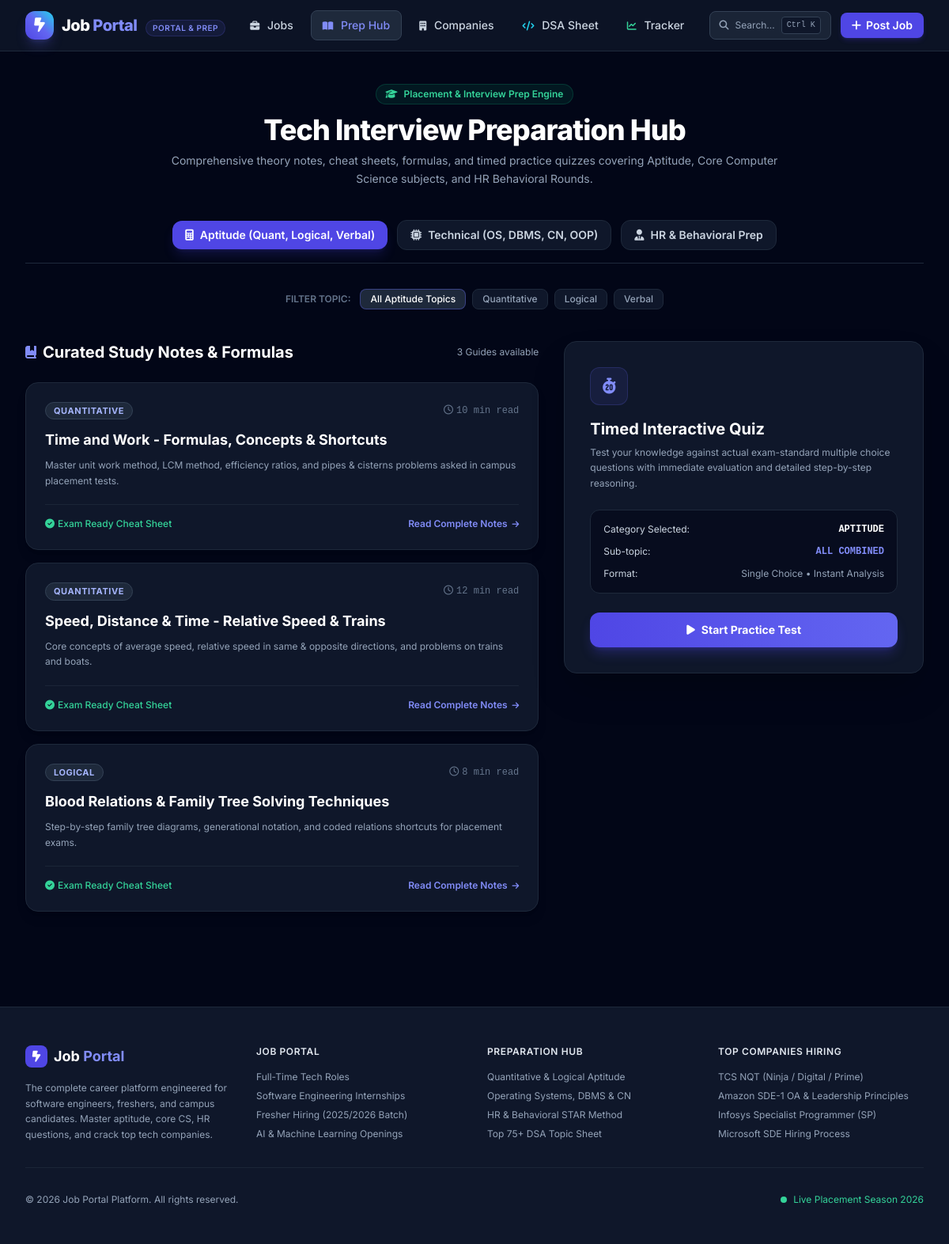
Page /prep on the committed database.
### models.py (models this page shows, shortened)
class PrepTopic(db.Model):
    __tablename__ = 'prep_topics'
    id = db.Column(db.Integer, primary_key=True)
    category = db.Column(db.String(50), nullable=False) # aptitude, technical, hr
    sub_category = db.Column(db.String(50), nullable=False) # quantitative, logical, verbal, os, dbms, cn, oop, hr-common
    title = db.Column(db.String(150), nullable=False)
    slug = db.Column(db.String(150), unique=True, nullable=False)
    summary = db.Column(db.String(300), nullable=False)
    content = db.Column(db.Text, nullable=False) # HTML/Markdown formatted notes & formulas
    read_time = db.Column(db.String(30), default='8 min read')
    icon = db.Column(db.String(50), default='book')

### app.py (the view)
@app.route('/prep')
def prep():
    category = request.args.get('category', 'aptitude').lower()
    sub = request.args.get('sub', '').lower()
    topics_query = PrepTopic.query
    if category:
        topics_query = topics_query.filter_by(category=category)
    if sub:
        topics_query = topics_query.filter_by(sub_category=sub)
    topics = topics_query.all()
    questions = PrepQuestion.query.filter_by(category=category).all()
    aptitude_subs = ["quantitative", "logical", "verbal"]
    technical_subs = ["os", "dbms", "cn", "oop"]
    hr_subs = ["hr-common", "hr-behavioral"]
    return render_template(
        'prep.html',
        category=category,
        current_sub=sub,
        topics=topics,
        questions=questions,
        aptitude_subs=aptitude_subs,
        technical_subs=technical_subs,
        hr_subs=hr_subs
    )

### templates/prep.html (shortened to what this page needs)
{% extends 'base.html' %}
{% block content %}
<div class="max-w-7xl mx-auto px-4 sm:px-6 lg:px-8 py-10">
  <div class="text-center max-w-3xl mx-auto mb-10">
    <div class="inline-flex items-center space-x-2 px-3 py-1 rounded-full bg-emerald-500/10 border border-emerald-500/20 text-emerald-400 text-xs font-semibold mb-3">
      <i class="fa-solid fa-graduation-cap"></i>
      <span>Placement &amp; Interview Prep Engine</span>
    </div>
    <h1 class="text-3xl sm:text-4xl font-extrabold text-white tracking-tight">Tech Interview Preparation Hub</h1>
    <p class="text-sm text-slate-400 mt-2 leading-relaxed">
      Comprehensive theory notes, cheat sheets, formulas, and timed practice quizzes covering Aptitude, Core Computer Science subjects, and HR Behavioral Rounds.
    </p>
  </div>
  <div class="flex items-center justify-center space-x-2 sm:space-x-3 mb-8 border-b border-slate-800 pb-4 overflow-x-auto">
    <a href="{{ url_for('prep', category='aptitude') }}" class="px-4 py-2 rounded-xl text-xs sm:text-sm font-semibold transition flex items-center whitespace-nowrap {% if category == 'aptitude' %}bg-indigo-600 text-white shadow-lg shadow-indigo-600/20{% else %}bg-slate-900 text-slate-300 hover:bg-slate-800 hover:text-white border border-slate-800{% endif %}">
      <i class="fa-solid fa-calculator mr-2"></i> Aptitude (Quant, Logical, Verbal)
    </a>
    <a href="{{ url_for('prep', category='technical') }}" class="px-4 py-2 rounded-xl text-xs sm:text-sm font-semibold transition flex items-center whitespace-nowrap {% if category == 'technical' %}bg-indigo-600 text-white shadow-lg shadow-indigo-600/20{% else %}bg-slate-900 text-slate-300 hover:bg-slate-800 hover:text-white border border-slate-800{% endif %}">
      <i class="fa-solid fa-microchip mr-2"></i> Technical (OS, DBMS, CN, OOP)
    </a>
    <a href="{{ url_for('prep', category='hr') }}" class="px-4 py-2 rounded-xl text-xs sm:text-sm font-semibold transition flex items-center whitespace-nowrap {% if category == 'hr' %}bg-indigo-600 text-white shadow-lg shadow-indigo-600/20{% else %}bg-slate-900 text-slate-300 hover:bg-slate-800 hover:text-white border border-slate-800{% endif %}">
      <i class="fa-solid fa-user-tie mr-2"></i> HR &amp; Behavioral Prep
    </a>
  </div>
  <div class="flex flex-wrap items-center justify-center gap-2 mb-10">
    <span class="text-xs text-slate-500 mr-1 font-semibold uppercase">Filter Topic:</span>
    <a href="{{ url_for('prep', category=category) }}" class="px-3 py-1 rounded-lg text-xs font-medium transition {% if not current_sub %}bg-slate-800 text-white border border-indigo-500/40{% else %}bg-slate-900 text-slate-400 hover:text-slate-200 border border-slate-800{% endif %}">
      All {{ category|capitalize }} Topics
    </a>
    {% if category == 'aptitude' %}
      {% for sub in aptitude_subs %}
      <a href="{{ url_for('prep', category='aptitude', sub=sub) }}" class="px-3 py-1 rounded-lg text-xs font-medium transition {% if current_sub == sub %}bg-indigo-600 text-white{% else %}bg-slate-900 text-slate-400 hover:text-slate-200 border border-slate-800{% endif %}">
        {{ sub|capitalize }}
      </a>
      {% endfor %}
    {% endif %}
  </div>
  <div class="grid grid-cols-1 lg:grid-cols-12 gap-8">
    <div class="lg:col-span-7 space-y-6">
      <div class="flex items-center justify-between">
        <h2 class="text-xl font-bold text-white flex items-center">
          <i class="fa-solid fa-book-bookmark text-indigo-400 mr-2 text-base"></i> Curated Study Notes &amp; Formulas
        </h2>
        <span class="text-xs text-slate-400">{{ topics|length }} Guides available</span>
      </div>
      <div class="space-y-4">
        {% for topic in topics %}
        <div class="p-6 rounded-2xl bg-slate-900 border border-slate-800 hover:border-slate-700 transition shadow-lg card-hover">
          <div class="flex items-center justify-between mb-3">
            <span class="px-2.5 py-0.5 rounded-full text-[11px] font-bold uppercase tracking-wider bg-slate-800 text-indigo-300 border border-slate-700">
              {{ topic.sub_category }}
            </span>
            <span class="text-xs text-slate-500 font-mono"><i class="fa-regular fa-clock mr-1"></i>{{ topic.read_time }}</span>
          </div>
          <h3 class="text-lg font-bold text-white hover:text-indigo-400 transition">
            <a href="{{ url_for('prep_detail', slug=topic.slug) }}">{{ topic.title }}</a>
          </h3>
          <p class="text-xs text-slate-400 mt-2 leading-relaxed">
            {{ topic.summary }}
          </p>
          <div class="mt-5 pt-4 border-t border-slate-800/80 flex items-center justify-between">
            <span class="text-xs text-emerald-400 font-medium"><i class="fa-solid fa-check-circle mr-1"></i>Exam Ready Cheat Sheet</span>
            <a href="{{ url_for('prep_detail', slug=topic.slug) }}" class="text-xs font-semibold text-indigo-400 hover:text-indigo-300 flex items-center">
              Read Complete Notes <i class="fa-solid fa-arrow-right ml-1.5 text-[10px]"></i>
            </a>
          </div>
        </div>
        {% endfor %}
      </div>
    </div>
    <div class="lg:col-span-5">
      <div class="sticky top-24 space-y-6">
        <div id="quiz-intro-card" class="p-6 sm:p-8 rounded-2xl bg-slate-900 border border-slate-800 shadow-2xl">
          <div class="w-12 h-12 rounded-xl bg-indigo-500/10 border border-indigo-500/20 text-indigo-400 flex items-center justify-center text-xl mb-4">
            <i class="fa-solid fa-stopwatch-20"></i>
          </div>
          <h3 class="text-xl font-bold text-white">Timed Interactive Quiz</h3>
          <p class="text-xs text-slate-400 mt-1.5 leading-relaxed">
            Test your knowledge against actual exam-standard multiple choice questions with immediate evaluation and detailed step-by-step reasoning.
          </p>
          <div class="mt-6 space-y-3 bg-slate-950/60 p-4 rounded-xl border border-slate-800 text-xs text-slate-300">
            <div class="flex items-center justify-between">
              <span>Category Selected:</span>
              <strong class="text-white uppercase font-mono">{{ category }}</strong>
            </div>
            <div class="flex items-center justify-between">
              <span>Sub-topic:</span>
              <strong class="text-indigo-400 uppercase font-mono">{{ current_sub or 'All Combined' }}</strong>
            </div>
            <div class="flex items-center justify-between">
              <span>Format:</span>
              <span class="text-slate-400">Single Choice &bull; Instant Analysis</span>
            </div>
          </div>
          <button onclick="startQuiz('{{ category }}', '{{ current_sub }}')" class="w-full mt-6 py-3 rounded-xl bg-gradient-to-r from-indigo-600 to-indigo-500 hover:from-indigo-500 hover:to-indigo-400 text-white font-bold text-sm shadow-lg shadow-indigo-600/30 transition flex items-center justify-center">
            <i class="fa-solid fa-play mr-2"></i> Start Practice Test
          </button>
        </div>
      </div>
    </div>
  </div>
</div>
{% endblock %}

### static/css/custom.css (style rules this page uses)
:root { --primary: #4f46e5; --primary-hover: #4338ca; --accent: #06b6d4; --bg-dark: #0f172a; --surface-dark: #1e293b; --border-dark: #334155; }
body { font-family: 'Inter', system-ui, -apple-system, BlinkMacSystemFont, 'Segoe UI', Roboto, Oxygen, Ubuntu, Cantarell, sans-serif; scroll-behavior: smooth; }
.card-hover { transition: transform 0.2s ease, box-shadow 0.2s ease, border-color 0.2s ease; }

### rows in the picture
PrepTopic: sub_category "QUANTITATIVE", read_time "10 min read", title "Time and Work - Formulas, Concepts & Shortcuts", summary "Master unit work method, LCM method, efficiency ratios, and pipes & cisterns problems asked in campus placement tests."
PrepTopic: sub_category "QUANTITATIVE", read_time "12 min read", title "Speed, Distance & Time - Relative Speed & Trains", summary "Core concepts of average speed, relative speed in same & opposite directions, and problems on trains and boats."
PrepTopic: sub_category "LOGICAL", read_time "8 min read", title "Blood Relations & Family Tree Solving Techniques", summary "Step-by-step family tree diagrams, generational notation, and coded relations shortcuts for placement exams."

### other values in the picture
{{ category|capitalize }} "Aptitude"
{{ sub|capitalize }} "Quantitative" "Logical" "Verbal"
{{ topics|length }} "3"
{{ category }} "APTITUDE"
{{ current_sub or 'All Combined' }} "ALL COMBINED"
